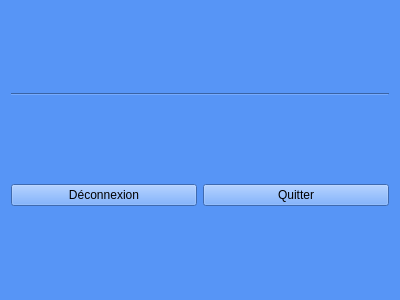
<?xml version="1.0" encoding="UTF-8"?>
<ui version="4.0">
 <class>User</class>
 <widget class="QWidget" name="User">
  <property name="geometry">
   <rect>
    <x>0</x>
    <y>0</y>
    <width>400</width>
    <height>300</height>
   </rect>
  </property>
  <property name="windowTitle">
   <string>Form</string>
  </property>
  <property name="styleSheet">
   <string notr="true">background-color: rgb(87, 149, 246);</string>
  </property>
  <layout class="QGridLayout" name="gridLayout">
   <item row="1" column="0">
    <widget class="QPushButton" name="disconnect_btn">
     <property name="text">
      <string>Déconnexion</string>
     </property>
    </widget>
   </item>
   <item row="1" column="1">
    <widget class="QPushButton" name="quit_btn">
     <property name="text">
      <string>Quitter</string>
     </property>
    </widget>
   </item>
   <item row="0" column="0" colspan="2">
    <widget class="Line" name="line">
     <property name="orientation">
      <enum>Qt::Horizontal</enum>
     </property>
    </widget>
   </item>
  </layout>
 </widget>
 <resources/>
 <connections/>
</ui>
